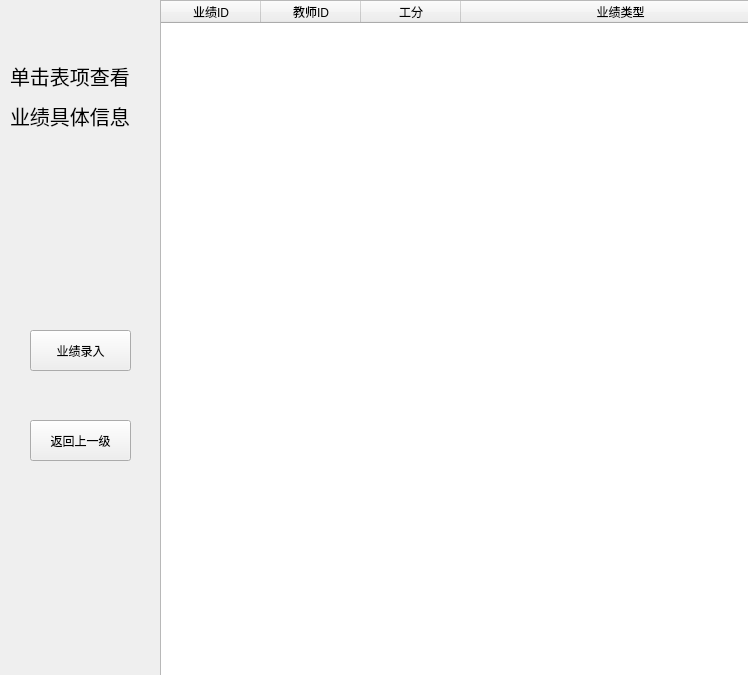
<?xml version="1.0" encoding="UTF-8"?>
<ui version="4.0">
 <class>Form</class>
 <widget class="QWidget" name="Form">
  <property name="geometry">
   <rect>
    <x>0</x>
    <y>0</y>
    <width>748</width>
    <height>675</height>
   </rect>
  </property>
  <property name="windowTitle">
   <string>Form</string>
  </property>
  <widget class="QTableWidget" name="table">
   <property name="geometry">
    <rect>
     <x>160</x>
     <y>0</y>
     <width>621</width>
     <height>701</height>
    </rect>
   </property>
   <property name="font">
    <font>
     <pointsize>9</pointsize>
    </font>
   </property>
   <attribute name="horizontalHeaderStretchLastSection">
    <bool>true</bool>
   </attribute>
   <column>
    <property name="text">
     <string>业绩ID</string>
    </property>
   </column>
   <column>
    <property name="text">
     <string>教师ID</string>
    </property>
   </column>
   <column>
    <property name="text">
     <string>工分</string>
    </property>
   </column>
   <column>
    <property name="text">
     <string>业绩类型</string>
    </property>
   </column>
  </widget>
  <widget class="QPushButton" name="addperforButton">
   <property name="geometry">
    <rect>
     <x>30</x>
     <y>330</y>
     <width>101</width>
     <height>41</height>
    </rect>
   </property>
   <property name="text">
    <string>业绩录入</string>
   </property>
  </widget>
  <widget class="QLabel" name="label">
   <property name="geometry">
    <rect>
     <x>10</x>
     <y>40</y>
     <width>131</width>
     <height>71</height>
    </rect>
   </property>
   <property name="font">
    <font>
     <pointsize>15</pointsize>
    </font>
   </property>
   <property name="text">
    <string>单击表项查看</string>
   </property>
  </widget>
  <widget class="QLabel" name="label_2">
   <property name="geometry">
    <rect>
     <x>10</x>
     <y>100</y>
     <width>161</width>
     <height>31</height>
    </rect>
   </property>
   <property name="font">
    <font>
     <pointsize>15</pointsize>
    </font>
   </property>
   <property name="text">
    <string>业绩具体信息</string>
   </property>
  </widget>
  <widget class="QPushButton" name="returnButton">
   <property name="geometry">
    <rect>
     <x>30</x>
     <y>420</y>
     <width>101</width>
     <height>41</height>
    </rect>
   </property>
   <property name="text">
    <string>返回上一级</string>
   </property>
  </widget>
 </widget>
 <resources/>
 <connections/>
</ui>
